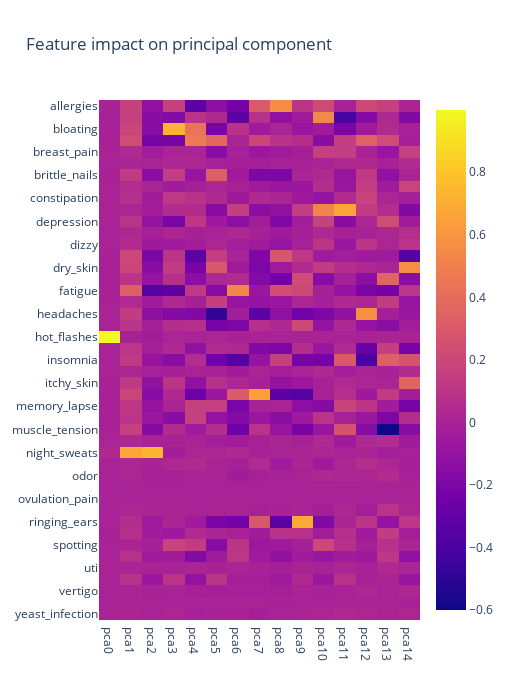

This figure's notebook cell:
### Code cell
px.imshow(impact, 
          width=512,
          height=700,
          aspect='auto',
          title='Feature impact on principal component')

### Figure 1 — Plotly figure (JSON) as saved in the notebook; plotly's stock layout.template omitted (floating-point values rounded to 4 significant figures; data arrays with more than 128 entries replaced by an {"elided": "..."} marker saying what was removed)
{"data": [{"coloraxis": "coloraxis", "hovertemplate": "x: %{x}<br>y: %{y}<br>color: %{z}<extra></extra>", "name": "0", "type": "heatmap", "x": ["pca0", "pca1", "pca2", "pca3", "pca4", "pca5", "pca6", "pca7", "pca8", "pca9", "pca10", "pca11", "pca12", "pca13", "pca14"], "xaxis": "x", "y": ["allergies", "anxiety", "bloating", "brain_fog", "breast_pain", "breast_swelling", "brittle_nails", "chills", "constipation", "cramps", "depression", "diarrhea", "dizzy", "dry_eyes", "dry_skin", "facial_hair", "fatigue", "hair_loss", "headaches", "heartburn", "hot_flashes", "incontinence", "insomnia", "irregular_beat", "itchy_skin", "joint_pain", "memory_lapse", "mood_swings", "muscle_tension", "nausea", "night_sweats", "nipple_discharge", "odor", "ovulation", "ovulation_pain", "painful_intercourse", "ringing_ears", "sex_drive", "spotting", "tingling_extremeties", "uti", "vaginal_dryness", "vertigo", "vomiting", "yeast_infection"], "yaxis": "y", "z": {"elided": "45x15 float values"}}], "layout": {"coloraxis": {"colorscale": [[0, "#0d0887"], [0.1111, "#46039f"], [0.2222, "#7201a8"], [0.3333, "#9c179e"], [0.4444, "#bd3786"], [0.5556, "#d8576b"], [0.6667, "#ed7953"], [0.7778, "#fb9f3a"], [0.8889, "#fdca26"], [1, "#f0f921"]]}, "height": 700, "title": {"text": "Feature impact on principal component"}, "width": 512, "xaxis": {"anchor": "y", "domain": [0, 1]}, "yaxis": {"anchor": "x", "autorange": "reversed", "domain": [0, 1]}}}
